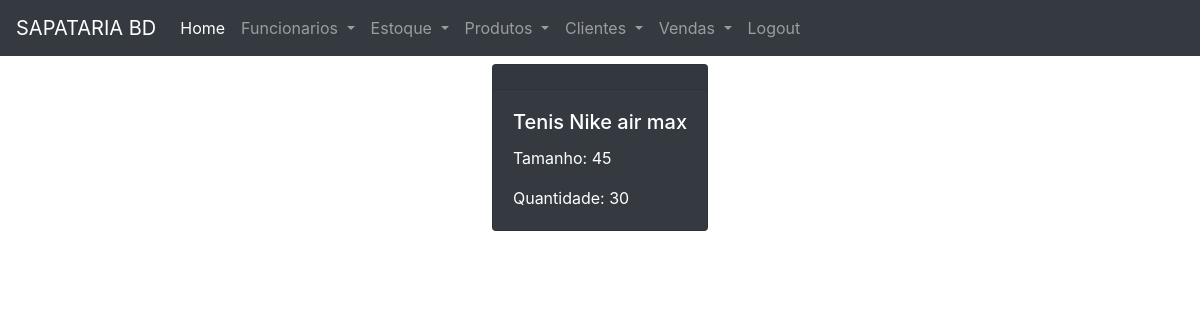
The page /produto/estoque/ on the database as committed earlier.
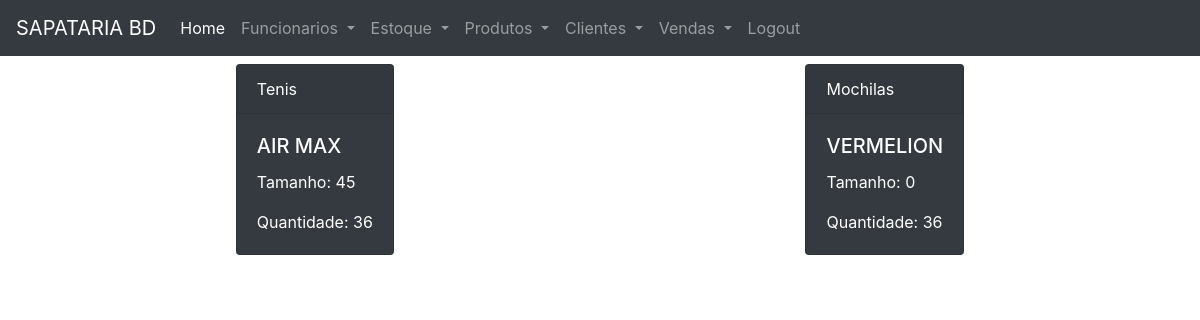
The same page on the database as committed later.
### estoque/models.py (models this page shows)
class Estoque(models.Model):
    produto = models.ForeignKey(Produto,on_delete=models.CASCADE)
    quantidade = models.IntegerField()

### produto/models.py (models this page shows, shortened)
class Produto(models.Model):
    CATEGORIAS = (
        ('Tenis','Tenis'),
        ('Mochilas','Mochilas'),
        ('Acessorios','Acessorios'),
    )
    nome = models.CharField(max_length=100)
    tamanho = models.IntegerField()
    marca = models.CharField(max_length=100)
    cor = models.CharField(max_length=50)
    valor = models.DecimalField(max_digits=10,decimal_places=2)
    tipo_produto = models.CharField(max_length=20,choices=CATEGORIAS)

### estoque/views.py (the view)
# urls.py: path('', lista_estoque,name = 'url_lista_estoque'),
def lista_estoque(request):
    data = {}
    data['estoque'] = Estoque.objects.all()
    return render(request,'lista_estoque.html',data)

### estoque/templates/lista_estoque.html
{% extends 'base.html' %}
    {% block content %}
        <div class="row justify-content-around">
        {%for k in estoque%}
            <div class="card text-white bg-dark mb-3" style="max-width: 18rem;">
              <div class="card-header">{{ k.produto.tipo_produto }}</div>
              <div class="card-body">
                <h5 class="card-title">{{ k.produto.nome }} </h5>
                <p class="card-text">Tamanho: {{ k.produto.tamanho }} </p>
                <p class="card-text">Quantidade: {{ k.quantidade }} </p>
              </div>
            </div>
        {% endfor %}
        </div>
    {% endblock %}

Rows that differ between the two databases and show on the page:
changed Estoque: produto.tipo_produto (not shown) → "Tenis"; produto.nome "Tenis Nike air max" → "AIR MAX"; quantidade "30" → "36"
added Estoque: produto.tipo_produto "Mochilas", produto.nome "VERMELION", produto.tamanho "0", quantidade "36"
